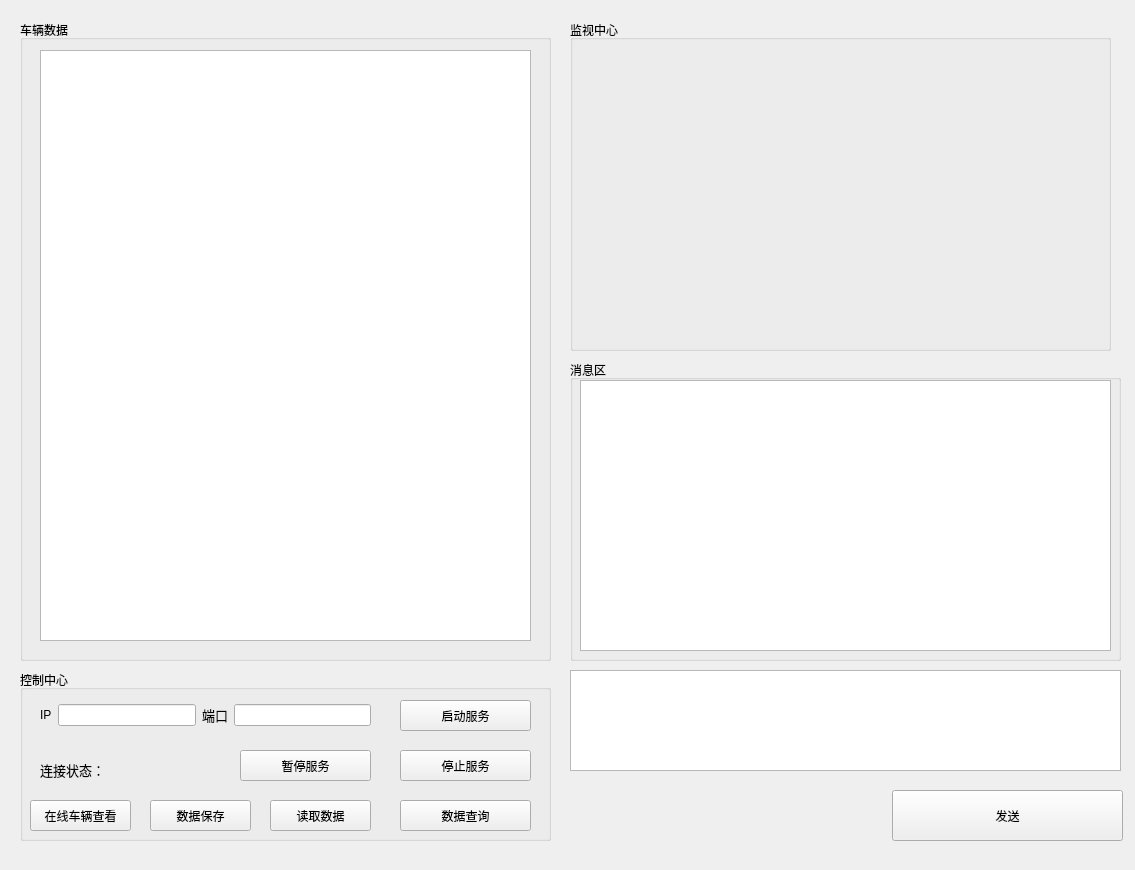
<?xml version="1.0" encoding="UTF-8"?>
<ui version="4.0">
 <class>Widget</class>
 <widget class="QWidget" name="Widget">
  <property name="geometry">
   <rect>
    <x>0</x>
    <y>0</y>
    <width>1135</width>
    <height>870</height>
   </rect>
  </property>
  <property name="windowTitle">
   <string>Widget</string>
  </property>
  <widget class="QGroupBox" name="groupBox">
   <property name="geometry">
    <rect>
     <x>20</x>
     <y>20</y>
     <width>531</width>
     <height>641</height>
    </rect>
   </property>
   <property name="title">
    <string>车辆数据</string>
   </property>
   <widget class="QTextEdit" name="CarDataEdit">
    <property name="geometry">
     <rect>
      <x>20</x>
      <y>30</y>
      <width>491</width>
      <height>591</height>
     </rect>
    </property>
    <property name="readOnly">
     <bool>true</bool>
    </property>
   </widget>
  </widget>
  <widget class="QGroupBox" name="groupBox_2">
   <property name="geometry">
    <rect>
     <x>570</x>
     <y>20</y>
     <width>541</width>
     <height>331</height>
    </rect>
   </property>
   <property name="title">
    <string>监视中心</string>
   </property>
  </widget>
  <widget class="QGroupBox" name="groupBox_3">
   <property name="geometry">
    <rect>
     <x>570</x>
     <y>360</y>
     <width>551</width>
     <height>301</height>
    </rect>
   </property>
   <property name="title">
    <string>消息区</string>
   </property>
   <widget class="QTextEdit" name="MsgViewEdit">
    <property name="geometry">
     <rect>
      <x>10</x>
      <y>20</y>
      <width>531</width>
      <height>271</height>
     </rect>
    </property>
    <property name="readOnly">
     <bool>true</bool>
    </property>
   </widget>
  </widget>
  <widget class="QTextEdit" name="MsgSendEdit">
   <property name="geometry">
    <rect>
     <x>570</x>
     <y>670</y>
     <width>551</width>
     <height>101</height>
    </rect>
   </property>
  </widget>
  <widget class="QPushButton" name="MsgSendButton">
   <property name="geometry">
    <rect>
     <x>892</x>
     <y>790</y>
     <width>231</width>
     <height>51</height>
    </rect>
   </property>
   <property name="text">
    <string>发送</string>
   </property>
  </widget>
  <widget class="QGroupBox" name="groupBox_4">
   <property name="geometry">
    <rect>
     <x>20</x>
     <y>670</y>
     <width>531</width>
     <height>171</height>
    </rect>
   </property>
   <property name="title">
    <string>控制中心</string>
   </property>
   <widget class="QPushButton" name="StartButton">
    <property name="geometry">
     <rect>
      <x>380</x>
      <y>30</y>
      <width>131</width>
      <height>31</height>
     </rect>
    </property>
    <property name="text">
     <string>启动服务</string>
    </property>
   </widget>
   <widget class="QLabel" name="Linklabel">
    <property name="geometry">
     <rect>
      <x>20</x>
      <y>90</y>
      <width>81</width>
      <height>21</height>
     </rect>
    </property>
    <property name="text">
     <string>&lt;html&gt;&lt;head/&gt;&lt;body&gt;&lt;p&gt;&lt;span style=&quot; font-size:10pt;&quot;&gt;连接状态：&lt;/span&gt;&lt;/p&gt;&lt;/body&gt;&lt;/html&gt;</string>
    </property>
   </widget>
   <widget class="QLabel" name="StateViewlabel">
    <property name="geometry">
     <rect>
      <x>110</x>
      <y>80</y>
      <width>31</width>
      <height>31</height>
     </rect>
    </property>
    <property name="text">
     <string/>
    </property>
   </widget>
   <widget class="QPushButton" name="PauseButton">
    <property name="geometry">
     <rect>
      <x>220</x>
      <y>80</y>
      <width>131</width>
      <height>31</height>
     </rect>
    </property>
    <property name="text">
     <string>暂停服务</string>
    </property>
   </widget>
   <widget class="QPushButton" name="StopButton">
    <property name="geometry">
     <rect>
      <x>380</x>
      <y>80</y>
      <width>131</width>
      <height>31</height>
     </rect>
    </property>
    <property name="text">
     <string>停止服务</string>
    </property>
   </widget>
   <widget class="QPushButton" name="UserSeeButton">
    <property name="geometry">
     <rect>
      <x>10</x>
      <y>130</y>
      <width>101</width>
      <height>31</height>
     </rect>
    </property>
    <property name="text">
     <string>在线车辆查看</string>
    </property>
   </widget>
   <widget class="QPushButton" name="SaveButton">
    <property name="geometry">
     <rect>
      <x>130</x>
      <y>130</y>
      <width>101</width>
      <height>31</height>
     </rect>
    </property>
    <property name="text">
     <string>数据保存</string>
    </property>
   </widget>
   <widget class="QPushButton" name="ReadButton">
    <property name="geometry">
     <rect>
      <x>250</x>
      <y>130</y>
      <width>101</width>
      <height>31</height>
     </rect>
    </property>
    <property name="text">
     <string>读取数据</string>
    </property>
   </widget>
   <widget class="QPushButton" name="SearchButton">
    <property name="geometry">
     <rect>
      <x>380</x>
      <y>130</y>
      <width>131</width>
      <height>31</height>
     </rect>
    </property>
    <property name="text">
     <string>数据查询</string>
    </property>
   </widget>
   <widget class="QWidget" name="layoutWidget">
    <property name="geometry">
     <rect>
      <x>20</x>
      <y>20</y>
      <width>331</width>
      <height>51</height>
     </rect>
    </property>
    <layout class="QHBoxLayout" name="horizontalLayout">
     <item>
      <widget class="QLabel" name="IPlabel">
       <property name="text">
        <string>&lt;html&gt;&lt;head/&gt;&lt;body&gt;&lt;p&gt;IP&lt;/p&gt;&lt;/body&gt;&lt;/html&gt;</string>
       </property>
      </widget>
     </item>
     <item>
      <widget class="QLineEdit" name="IPEdit"/>
     </item>
     <item>
      <widget class="QLabel" name="Portlabel">
       <property name="text">
        <string>&lt;html&gt;&lt;head/&gt;&lt;body&gt;&lt;p&gt;&lt;span style=&quot; font-size:10pt;&quot;&gt;端口&lt;/span&gt;&lt;/p&gt;&lt;/body&gt;&lt;/html&gt;</string>
       </property>
      </widget>
     </item>
     <item>
      <widget class="QLineEdit" name="PortEdit"/>
     </item>
    </layout>
   </widget>
  </widget>
 </widget>
 <resources/>
 <connections/>
</ui>
